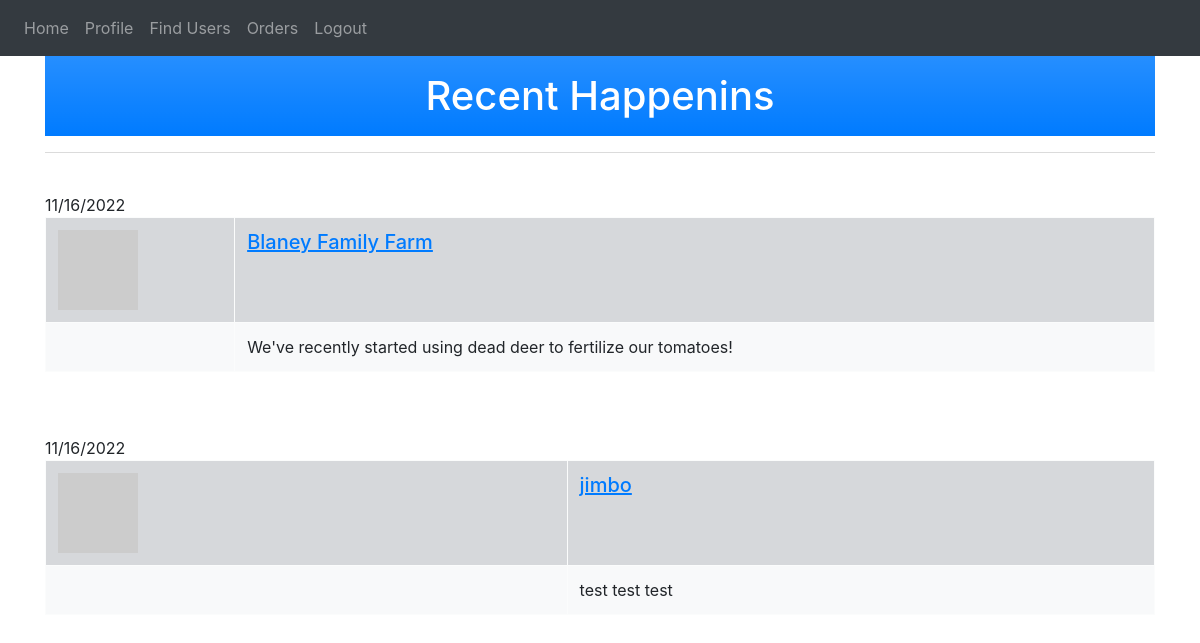
Page / (signed in) on the earlier database version.
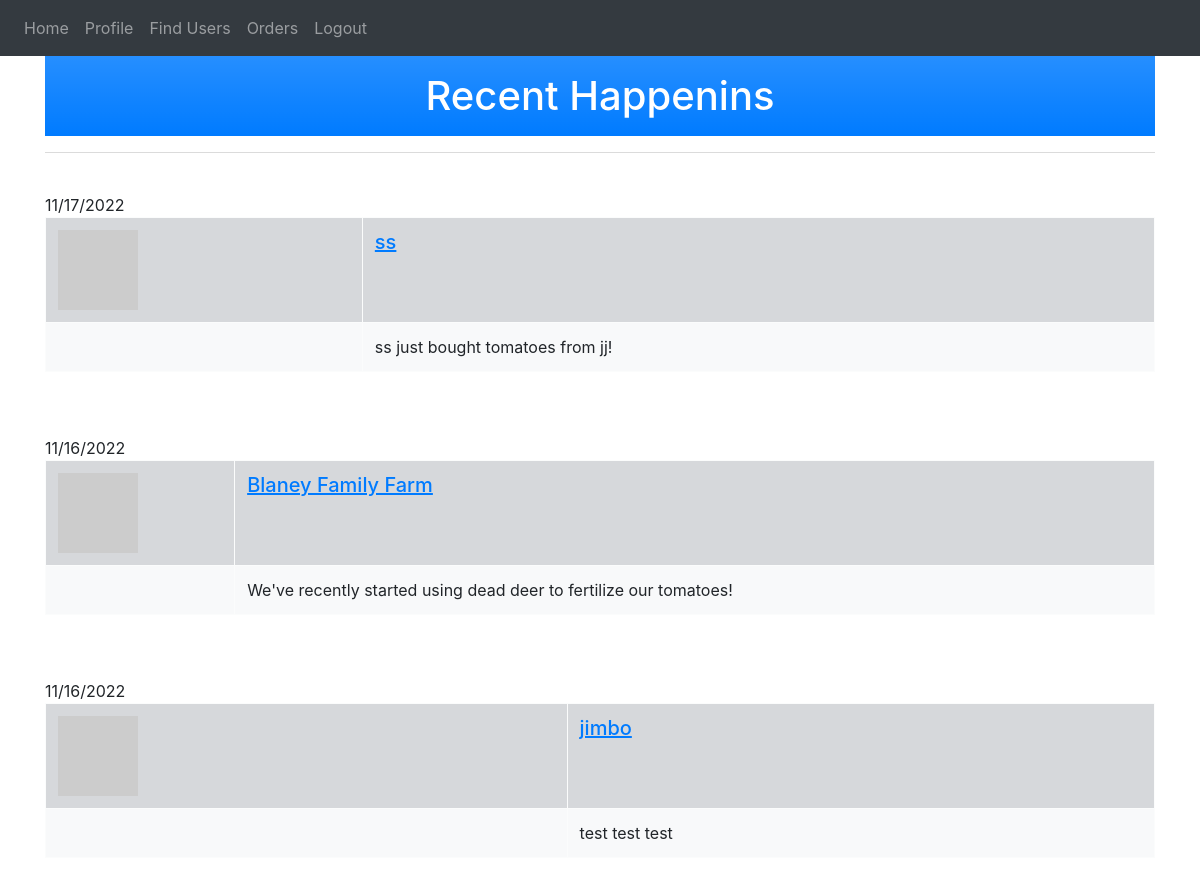
Same page on the later database version.
### website/models.py (models this page shows)
class Post(db.Model):
    id = db.Column(db.Integer, primary_key=True)
    data = db.Column(db.String(10000), nullable=False)
    timestamp = db.Column(db.DateTime, index=True, default=datetime.utcnow)
    user_id = db.Column(db.Integer, db.ForeignKey('user.id'))

class User(db.Model, UserMixin):
    id = db.Column(db.Integer, primary_key=True)
    email = db.Column(db.String(150), index=True, nullable=False, unique=True)
    password = db.Column(db.String(150), nullable=False)
    B_name = db.Column(db.String(150), index=True, nullable=False, unique=True)
    B_type = db.Column(db.String(20), nullable=False)
    about_us = db.Column(db.String(10000))
    last_seen = db.Column(db.DateTime, default=datetime.utcnow)
    posts = db.relationship('Post', backref='author', lazy='dynamic')
    items = db.relationship('Item', backref='owner', lazy='dynamic')
    open_orders = db.relationship('OpenOrder', backref='seller', lazy='dynamic')
    closed_orders = db.relationship('ClosedOrder', backref='seller', lazy='dynamic')
    def avatar(self, size):
        digest = md5(self.email.lower().encode('utf-8')).hexdigest()
        return 'https://www.gravatar.com/avatar/{}?d=identicon&s={}'.format(digest, size)

### website/views.py (the view)
@views.route('/', methods=['GET', 'POST'])
@login_required
def home():
    posts = Post.query.order_by(Post.timestamp.desc())
    print(posts)
    return render_template("home.html", posts=posts, user=current_user)

### website/__init__.py (called while the page is built)
def create_app():
    app = Flask(__name__)
    app.config['SECRET_KEY'] = 'hgjladfks;ja;sd'
    app.config['SQLALCHEMY_DATABASE_URI'] = f'sqlite:///{DB_NAME}'
    app.config['SQLALCHEMY_TRACK_MODIFICATIONS'] = False
    app.config["TEMPLATES_AUTO_RELOAD"] = True
    db.init_app(app)
    migrate = Migrate(app, db, render_as_batch=True)
    from .views import views
    from .auth import auth
    app.register_blueprint(views, url_prefix='/')
    app.register_blueprint(auth, url_prefix='/')
    from .models import User, Post, Item, OpenOrder, ClosedOrder, Favorite
    with app.app_context():
        db.create_all()
        print('database created!')
    login_manager = LoginManager()
    login_manager.login_view = 'auth.login'
    login_manager.init_app(app)
    @login_manager.user_loader
    def load_user(id):
        return User.query.get(int(id))
    return app

### website/views.py (called while the page is built)
@views.before_request
def before_request():
    if current_user.is_authenticated:
        current_user.last_seen = datetime.utcnow()
        db.session.commit()

### website/templates/home.html (shortened to what this page needs)
{% extends "base.html" %}
{% block content %}
<h1 align="center" class="p-3 mb-2 bg-primary bg-gradient text-white">Recent Happenins</h1>
<hr noshade>
<br />
{% for post in posts %}
<table class="table table-bordered table-light">
    <tr class="table-secondary">
        <td><img src="{{ post.author.avatar(36) }}"></td>
        <td align="left"><a href="{{ url_for('views.profile', B_name=post.author.B_name) }}"><h5><u>{{ post.author.B_name }}</u></h5></a></td>
        <span>{{ post.timestamp.strftime("%m/%d/%Y") }} </span>
    </tr>
    <tr>
        <td></td>
        <td>{{ post.data }}</td>
    </tr>
</table>
<br />
<br />
{% endfor %}
{% endblock %}

### website/templates/base.html (shortened to what this page needs)
<!DOCTYPE html>
<html>
  <head>
    <link
    href="https://cdn.jsdelivr.net/npm/bootstrap@5.2.2/dist/css/bootstrap.min.css"
    rel="stylesheet"
>
    <link
      rel="stylesheet"
      href="https://stackpath.bootstrapcdn.com/bootstrap/4.4.1/css/bootstrap.min.css"
    />
    <link
      rel="stylesheet"
      href="https://stackpath.bootstrapcdn.com/font-awesome/4.7.0/css/font-awesome.min.css"
    />
  </head>
  <body>
    <nav class="navbar navbar-expand-lg navbar-dark bg-dark">
      <div class="collapse navbar-collapse" id="navbar">
        <div class="navbar-nav">
          {% if user.is_authenticated %}
          <a class="nav-item nav-link" id="home" href="{{ url_for('views.home') }}">Home</a>
          <a class="nav-item nav-link" id="profile" href="{{ url_for('views.profile', B_name=current_user.B_name) }}">Profile</a>
          <a class="nav-item nav-link" id="search" href="{{ url_for('views.search') }}">Find Users</a>
          <a class="nav-item nav-link" id="orders" href="{{ url_for('views.view_orders') }}">Orders</a>
          <a class="nav-item nav-link" id="logout" href="{{ url_for('auth.logout') }}">Logout</a>
          {% else %}
          <a class="nav-item nav-link" id="login" href="{{ url_for('auth.login') }}">login</a>
          <a class="nav-item nav-link" id="signUp" href="{{ url_for('auth.sign_up') }}">Sign Up</a>
          {% endif %}
        </div>
      </div>
    </nav>
    <div class="container">
      {% block content %}{% endblock %}
    </div>
    <link href="{{ url_for('static', filename='styles.css') }}" rel="stylesheet" type="text/css">
    <link rel="stylesheet" href="https://cdn.jsdelivr.net/npm/purecss@3.0.0/build/base-min.css">
  </body>
</html>

Differences in the rows shown:
added Post: author.B_name "ss", timestamp "11/17/2022", data "ss just bought tomatoes from jj!"
